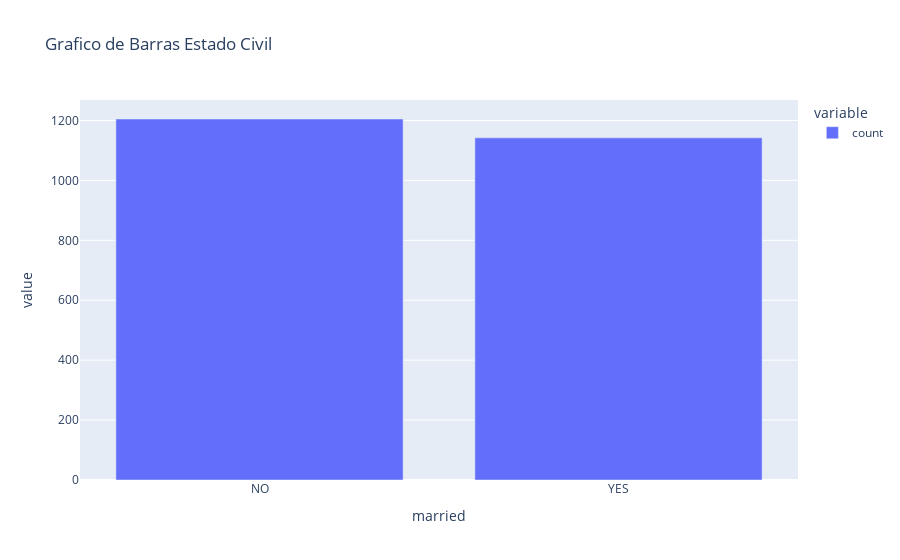

The code cell stored with this chart in its notebook:
### Code cell
contagem_casados = df['married'].value_counts()
fig2 = px.bar(contagem_casados,title='Grafico de Barras Estado Civil')
fig2.show()

### Figure 1 — Plotly figure (JSON) as saved in the notebook; plotly's stock layout.template omitted (floating-point values rounded to 4 significant figures)
{"data": [{"hovertemplate": "variable=count<br>married=%{x}<br>value=%{y}<extra></extra>", "legendgroup": "count", "marker": {"color": "#636efa", "pattern": {"shape": ""}}, "name": "count", "orientation": "v", "showlegend": true, "textposition": "auto", "type": "bar", "x": ["NO", "YES"], "xaxis": "x", "y": [1205, 1142], "yaxis": "y"}], "layout": {"barmode": "relative", "legend": {"title": {"text": "variable"}, "tracegroupgap": 0}, "title": {"text": "Grafico de Barras Estado Civil"}, "xaxis": {"anchor": "y", "domain": [0, 1], "title": {"text": "married"}}, "yaxis": {"anchor": "x", "domain": [0, 1], "title": {"text": "value"}}}}
